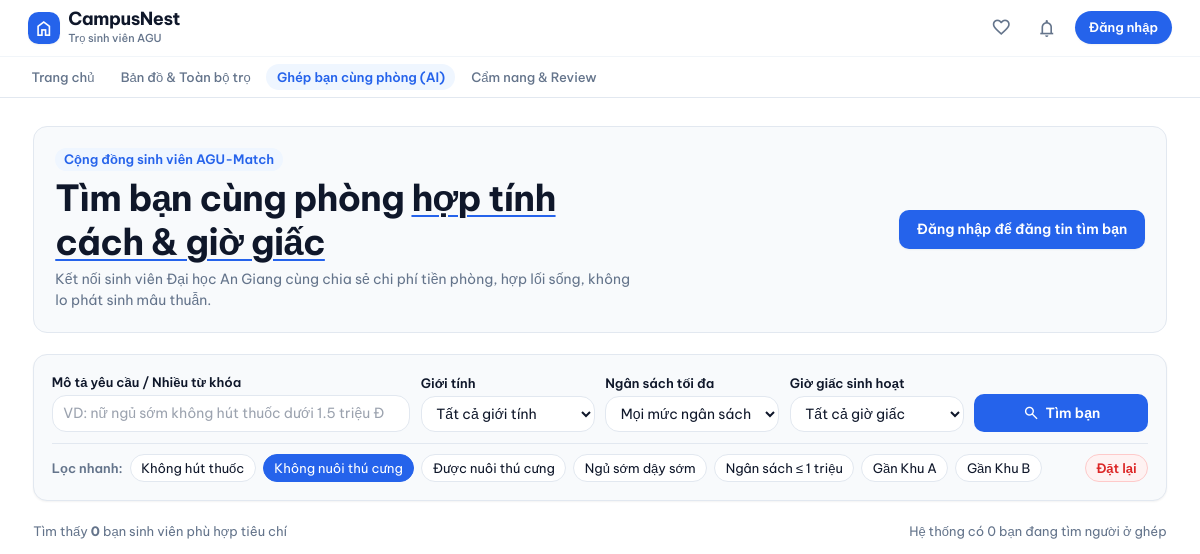
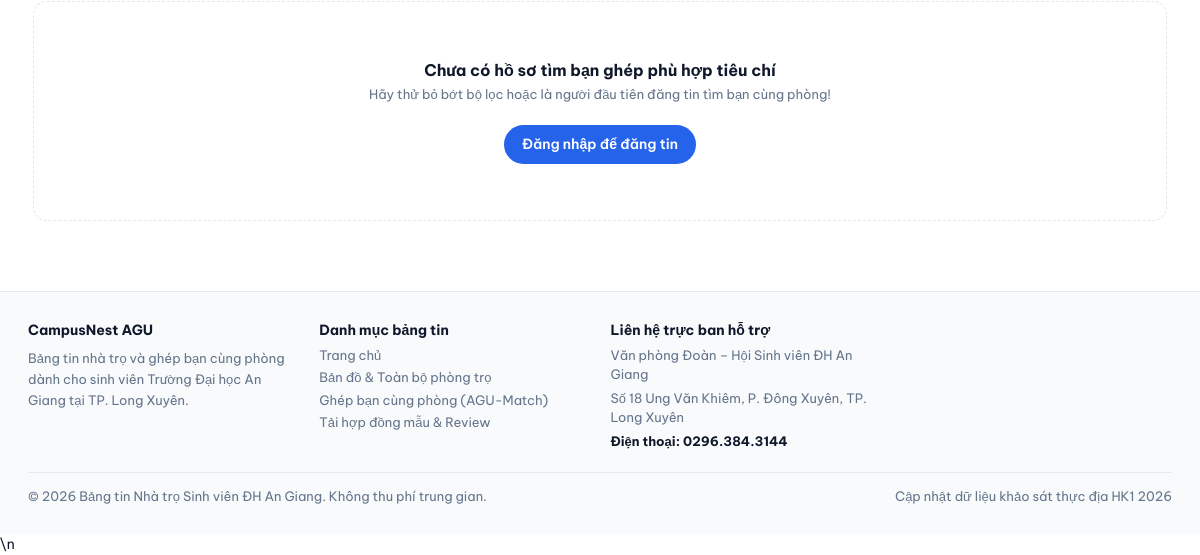
Before: /ghepban.php?tag=khong-thu-cung with the older database file (2 pictures, top to bottom).
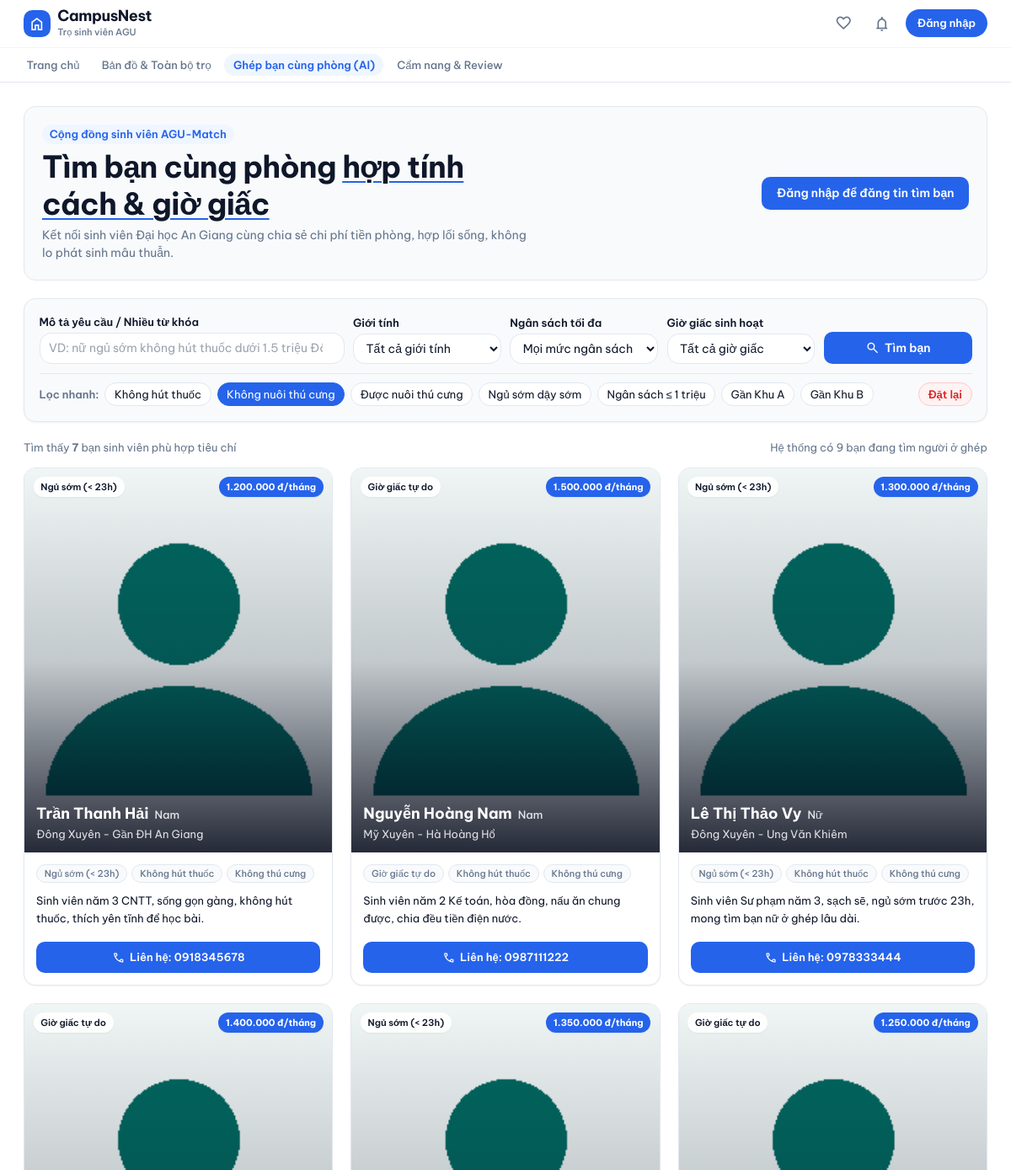
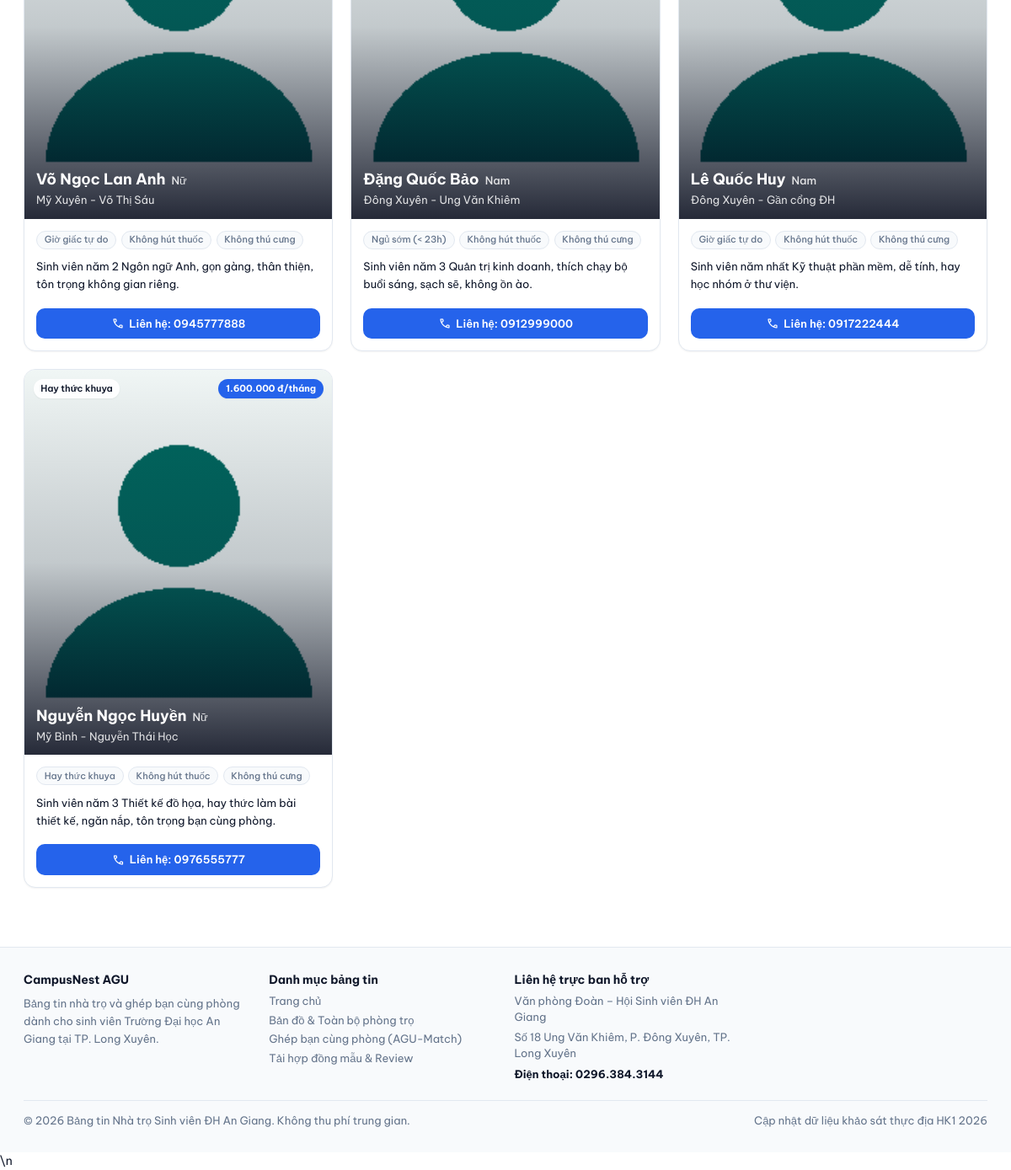
After: the same page with the newer database file (2 pictures, top to bottom).
### tables this page shows
CREATE TABLE HoSoGhepPhong (
    MaHoSo INT AUTO_INCREMENT PRIMARY KEY,
    MaSinhVien INT NOT NULL UNIQUE,
    GioiTinh ENUM('Nam', 'Nu', 'Khac') NOT NULL,
    NganSachToiDa DECIMAL(12,2) NOT NULL,
    KhuVucUuTien VARCHAR(255),
    GioGiac ENUM('Som', 'Khuya', 'TuDo') DEFAULT 'TuDo',
    HutThuoc BOOLEAN DEFAULT FALSE,
    NuoiThuCung BOOLEAN DEFAULT FALSE,
    MoTaBanThan TEXT,
    TrangThai ENUM('DangTim', 'DaTimDuoc') DEFAULT 'DangTim',
    NgayTao DATETIME DEFAULT CURRENT_TIMESTAMP,

    FOREIGN KEY (MaSinhVien) REFERENCES NguoiDung(MaNguoiDung) ON DELETE CASCADE
);

CREATE TABLE NguoiDung (
    MaNguoiDung INT AUTO_INCREMENT PRIMARY KEY,
    HoTen VARCHAR(100) NOT NULL,
    SoDienThoai VARCHAR(15),
    Email VARCHAR(100) UNIQUE NOT NULL,
    MatKhau VARCHAR(255) NOT NULL,
    AnhDaiDien VARCHAR(255) DEFAULT 'assets/images/default-avatar.png',
    VaiTro ENUM('SinhVien', 'ChuTro', 'QuanTriVien') DEFAULT 'SinhVien',
    
     
    SoCCCD VARCHAR(20),
    AnhXacThucCCCD VARCHAR(255),
    DaXacThucChinhChu BOOLEAN DEFAULT FALSE,
    
    TrangThai ENUM('HoatDong', 'BiKhoa') DEFAULT 'HoatDong',
    NgayTao DATETIME DEFAULT CURRENT_TIMESTAMP
);

### cauhinh/auth.php (called while the page is built, shortened)
<?php
function daDangNhap(): bool
{
    return isset($_SESSION['nguoidung']['mannd'])
        && !empty($_SESSION['nguoidung']['mannd']);
}

### ghepban.php (the view, shortened to what the rows shown need)
<?php
require_once __DIR__ . '/cauhinh/database.php';
require_once __DIR__ . '/cauhinh/auth.php';
$nd = nguoiDungHienTai();
$mand = $nd ? (int)$nd['mannd'] : 0;
$daDangNhapSV = daDangNhap() && coVaiTro('SinhVien');
$filterTag      = $_GET['tag']      ?? '';
$where = ["h.TrangThai = 'DangTim'"];
$params = [];
$types  = '';
if ($filterTag === 'khong-hut-thuoc') {
    $where[] = "h.HutThuoc = 0";
} elseif ($filterTag === 'khong-thu-cung') {
    $where[] = "h.NuoiThuCung = 0";
} elseif ($filterTag === 'nuoi-thu-cung') {
    $where[] = "h.NuoiThuCung = 1";
} elseif ($filterTag === 'ngu-som') {
    $where[] = "h.GioGiac = 'Som'";
} elseif ($filterTag === 'duoi-1m') {
    $where[] = "h.NganSachToiDa <= 1000000";
} elseif ($filterTag === 'khu-a') {
    $where[] = "(h.KhuVucUuTien LIKE '%Khu A%' OR h.KhuVucUuTien LIKE '%Ung Văn Khiêm%' OR h.KhuVucUuTien LIKE '%Đông Xuyên%')";
} elseif ($filterTag === 'khu-b') {
    $where[] = "(h.KhuVucUuTien LIKE '%Khu B%' OR h.KhuVucUuTien LIKE '%Võ Thị Sáu%' OR h.KhuVucUuTien LIKE '%Mỹ Xuyên%')";
}
$sql = "
    SELECT h.*, u.HoTen, u.AnhDaiDien, u.Email, u.SoDienThoai
    FROM HoSoGhepPhong h
    JOIN NguoiDung u ON h.MaSinhVien = u.MaNguoiDung
    WHERE " . implode(' AND ', $where) . "
    ORDER BY h.NgayTao DESC
";
if (!empty($params)) {
    $stmt = $conn->prepare($sql);
    $stmt->bind_param($types, ...$params);
    $stmt->execute();
    $res = $stmt->get_result();
} else {
    $res = $conn->query($sql);
}
$dsHoSo = $res ? $res->fetch_all(MYSQLI_ASSOC) : [];
include_once __DIR__ . '/dungchung/header.php';
?>
<div class="max-w-[1280px] mx-auto px-4 sm:px-6 lg:px-8 py-8 space-y-6">
  <div class="flex flex-col md:flex-row md:items-center justify-between gap-4 bg-bg-sub p-6 rounded-card border border-border-warm">
    <div class="max-w-2xl space-y-1.5">
      <h1 class="font-serif text-2xl sm:text-3xl font-bold text-text-main">
        Tìm bạn cùng phòng <span class="underline decoration-accent decoration-2 underline-offset-4">hợp tính cách &amp; giờ giấc</span>
      </h1>
    </div>
  </div>
  <div class="space-y-4">
    <?php if (empty($dsHoSo)): ?>
    <div class="py-16 text-center space-y-4 bg-bg-main rounded-card border border-border-warm border-dashed">
      <div>
        <p class="text-base font-bold text-text-main">Chưa có hồ sơ tìm bạn ghép phù hợp tiêu chí</p>
        <p class="text-xs text-text-sub mt-1">Hãy thử bỏ bớt bộ lọc hoặc là người đầu tiên đăng tin tìm bạn cùng phòng!</p>
      </div>
      <div class="pt-2">
        <?php if ($daDangNhapSV): ?>
        <button type="button" onclick="openRoommateModal()"
                class="inline-flex items-center px-5 py-2.5 rounded-full bg-accent text-white font-semibold text-sm">
          Tạo hồ sơ ghép phòng ngay
        </button>
        <?php else: ?>
        <a href="/DoAn_TimNhaTroSV_QLDAPM/taikhoan/dangnhap.php"
           class="inline-flex items-center px-5 py-2.5 rounded-full bg-accent text-white font-semibold text-sm">
          Đăng nhập để đăng tin
        </a>
        <?php endif; ?>
      </div>
    </div>
    <?php else: ?>
    <div class="grid grid-cols-1 sm:grid-cols-2 lg:grid-cols-3 gap-6">
      <?php foreach ($dsHoSo as $hs):
        $ns = number_format($hs['NganSachToiDa'], 0, ',', '.');
        $sdt = $hs['SoDienThoai'] ?? '';
        $gioGiacText = ($hs['GioGiac'] === 'Som') ? 'Ngủ sớm (< 23h)' : (($hs['GioGiac'] === 'Khuya') ? 'Hay thức khuya' : 'Giờ giấc tự do');
        $gioiTinhLabel = ($hs['GioiTinh'] === 'Nam') ? 'Nam' : (($hs['GioiTinh'] === 'Nu') ? 'Nữ' : 'Khác');
        $avatarUrl = $hs['AnhDaiDien'] ?: '/DoAn_TimNhaTroSV_QLDAPM/giaodien/hinhanh/default-avatar.png';
        $matchScore = $hs['match_score'] ?? null;
        $isCuaToi = ($daDangNhapSV && (int)$hs['MaSinhVien'] === $mand);
        $matchClass = 'bg-slate-800/90 text-white';
      ?>
      <article class="group bg-bg-main rounded-2xl border border-border-warm overflow-hidden card-hover flex flex-col justify-between shadow-sm">
        <div>
          <div class="relative aspect-[4/5] w-full overflow-hidden bg-slate-100">
            <img src="<?= htmlspecialchars($avatarUrl) ?>"
                 alt="<?= htmlspecialchars($hs['HoTen']) ?>"
                 onerror="this.src='/DoAn_TimNhaTroSV_QLDAPM/giaodien/hinhanh/default-avatar.png'"
                 class="w-full h-full object-cover object-top transition-transform duration-500 group-hover:scale-105">
            <div class="absolute inset-0 bg-gradient-to-t from-slate-950/85 via-slate-900/20 to-transparent"></div>
            <div class="absolute top-3 left-3 right-3 flex items-center justify-between gap-2">
              <?php if ($isCuaToi): ?>
              <span class="px-2.5 py-1 rounded-full bg-slate-900/85 backdrop-blur-sm text-white text-[11px] font-bold shadow-sm">
                Hồ sơ của bạn
              </span>
              <?php elseif ($matchScore !== null): ?>
              <span class="px-3 py-1 rounded-full <?= $matchClass ?> text-[11px] font-bold shadow-sm tnum">
                Hợp <?= $matchScore ?>%
              </span>
              <?php else: ?>
              <span class="px-2.5 py-1 rounded-full bg-white/90 backdrop-blur-sm text-text-main text-[11px] font-semibold shadow-sm">
                <?= $gioGiacText ?>
              </span>
              <?php endif; ?>
              <span class="px-2.5 py-1 rounded-full bg-accent text-white text-[11px] font-bold shadow-sm tnum">
                <?= $ns ?> đ/tháng
              </span>
            </div>
            <div class="absolute bottom-3.5 left-4 right-4 text-white">
              <div class="flex items-baseline gap-2">
                <h3 class="text-lg font-bold leading-tight truncate"><?= htmlspecialchars($hs['HoTen']) ?></h3>
                <span class="text-xs font-medium text-white/85 shrink-0"><?= $gioiTinhLabel ?></span>
              </div>
              <p class="text-xs text-white/85 mt-1 truncate">
                <?= htmlspecialchars($hs['KhuVucUuTien'] ?: 'Quanh ĐH An Giang') ?>
              </p>
            </div>
          </div>
          <div class="p-4 space-y-3">
            <div class="flex flex-wrap gap-1.5 text-[11px]">
              <span class="px-2.5 py-0.5 rounded-full bg-bg-sub border border-border-warm text-text-sub font-medium">
                <?= $gioGiacText ?>
              </span>
              <span class="px-2.5 py-0.5 rounded-full bg-bg-sub border border-border-warm text-text-sub font-medium">
                <?= !$hs['HutThuoc'] ? 'Không hút thuốc' : 'Có hút thuốc' ?>
              </span>
              <span class="px-2.5 py-0.5 rounded-full bg-bg-sub border border-border-warm text-text-sub font-medium">
                <?= $hs['NuoiThuCung'] ? 'Có nuôi thú cưng' : 'Không thú cưng' ?>
              </span>
            </div>
            <?php if ($hs['MoTaBanThan']): ?>
            <p class="text-xs text-text-main leading-relaxed line-clamp-2 min-h-[2.5rem]">
              <?= htmlspecialchars($hs['MoTaBanThan']) ?>
            </p>
            <?php endif; ?>
          </div>
        </div>
        <div class="px-4 pb-4 pt-1">
          <?php if ($sdt): ?>
          <a href="tel:<?= htmlspecialchars($sdt) ?>"
             class="w-full py-2.5 rounded-btn bg-accent text-white font-semibold text-xs flex items-center justify-center gap-1.5 transition-all duration-200 hover:opacity-95 active:scale-[0.98]">
            <span class="material-symbols-outlined text-[16px]">call</span>
            <span>Liên hệ: <?= htmlspecialchars($sdt) ?></span>
          </a>
          <?php endif; ?>
        </div>
      </article>
      <?php endforeach; ?>
    </div>
    <?php endif; ?>
  </div>
</div>
<?php include_once __DIR__ . '/dungchung/footer.php'; ?>\n

Changed rows visible on the page:
added hosoghepphong: GioGiac "Ngủ sớm (< 23h)", NganSachToiDa "1.200.000", MaSinhVien.HoTen "Trần Thanh Hải", GioiTinh "Nam", KhuVucUuTien "Đông Xuyên - Gần ĐH An Giang", HutThuoc "Không hút thuốc", NuoiThuCung "Không thú cưng", MoTaBanThan "Sinh viên năm 3 CNTT, sống gọn gàng, không hút thuốc, thích yên tĩnh để học bài.", MaSinhVien.SoDienThoai "0918345678"
added hosoghepphong: GioGiac "Giờ giấc tự do", NganSachToiDa "1.500.000", MaSinhVien.HoTen "Nguyễn Hoàng Nam", GioiTinh "Nam", KhuVucUuTien "Mỹ Xuyên - Hà Hoàng Hổ", HutThuoc "Không hút thuốc", NuoiThuCung "Không thú cưng", MoTaBanThan "Sinh viên năm 2 Kế toán, hòa đồng, nấu ăn chung được, chia đều tiền điện nước.", MaSinhVien.SoDienThoai "0987111222"
added hosoghepphong: GioGiac "Ngủ sớm (< 23h)", NganSachToiDa "1.300.000", MaSinhVien.HoTen "Lê Thị Thảo Vy", GioiTinh "Nữ", KhuVucUuTien "Đông Xuyên - Ung Văn Khiêm", HutThuoc "Không hút thuốc", NuoiThuCung "Không thú cưng", MoTaBanThan "Sinh viên Sư phạm năm 3, sạch sẽ, ngủ sớm trước 23h, mong tìm bạn nữ ở ghép lâu dài.", MaSinhVien.SoDienThoai "0978333444"
added hosoghepphong: GioGiac "Giờ giấc tự do", NganSachToiDa "1.400.000", MaSinhVien.HoTen "Võ Ngọc Lan Anh", GioiTinh "Nữ", KhuVucUuTien "Mỹ Xuyên - Võ Thị Sáu", HutThuoc "Không hút thuốc", NuoiThuCung "Không thú cưng", MoTaBanThan "Sinh viên năm 2 Ngôn ngữ Anh, gọn gàng, thân thiện, tôn trọng không gian riêng.", MaSinhVien.SoDienThoai "0945777888"
added hosoghepphong: GioGiac "Ngủ sớm (< 23h)", NganSachToiDa "1.350.000", MaSinhVien.HoTen "Đặng Quốc Bảo", GioiTinh "Nam", KhuVucUuTien "Đông Xuyên - Ung Văn Khiêm", HutThuoc "Không hút thuốc", NuoiThuCung "Không thú cưng", MoTaBanThan "Sinh viên năm 3 Quản trị kinh doanh, thích chạy bộ buổi sáng, sạch sẽ, không ồn ào.", MaSinhVien.SoDienThoai "0912999000"
added hosoghepphong: GioGiac "Giờ giấc tự do", NganSachToiDa "1.250.000", MaSinhVien.HoTen "Lê Quốc Huy", GioiTinh "Nam", KhuVucUuTien "Đông Xuyên - Gần cổng ĐH", HutThuoc "Không hút thuốc", NuoiThuCung "Không thú cưng", MoTaBanThan "Sinh viên năm nhất Kỹ thuật phần mềm, dễ tính, hay học nhóm ở thư viện.", MaSinhVien.SoDienThoai "0917222444"
added hosoghepphong: GioGiac "Hay thức khuya", NganSachToiDa "1.600.000", MaSinhVien.HoTen "Nguyễn Ngọc Huyền", GioiTinh "Nữ", KhuVucUuTien "Mỹ Bình - Nguyễn Thái Học", HutThuoc "Không hút thuốc", NuoiThuCung "Không thú cưng", MoTaBanThan "Sinh viên năm 3 Thiết kế đồ họa, hay thức làm bài thiết kế, ngăn nắp, tôn trọng bạn cùng phòng.", MaSinhVien.SoDienThoai "0976555777"
Other visible differences:
$tongHoSo: "0" → "7"
$kpiTong: "0" → "9"
text no longer shown: "Chưa có hồ sơ tìm bạn ghép phù hợp tiêu chí Hãy thử bỏ bớt bộ lọc hoặc là người đầu tiên đăng tin tìm bạn cùng phòng! Đăng nhập để đăng tin"
